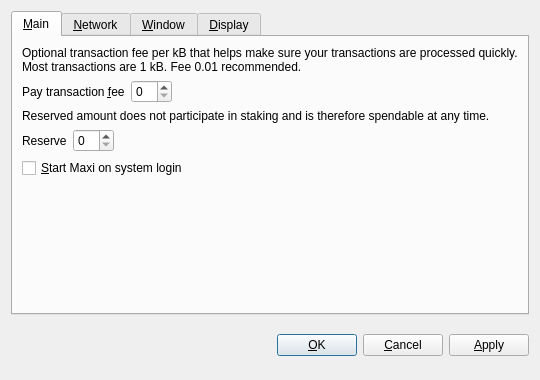
<?xml version="1.0" encoding="UTF-8"?>
<ui version="4.0">
 <class>OptionsDialog</class>
 <widget class="QDialog" name="OptionsDialog">
  <property name="geometry">
   <rect>
    <x>0</x>
    <y>0</y>
    <width>540</width>
    <height>380</height>
   </rect>
  </property>
  <property name="windowTitle">
   <string>Options</string>
  </property>
  <property name="modal">
   <bool>true</bool>
  </property>
  <layout class="QVBoxLayout" name="verticalLayout">
   <item>
    <widget class="QTabWidget" name="tabWidget">
     <property name="tabPosition">
      <enum>QTabWidget::North</enum>
     </property>
     <property name="currentIndex">
      <number>0</number>
     </property>
     <widget class="QWidget" name="tabMain">
      <attribute name="title">
       <string>&amp;Main</string>
      </attribute>
      <layout class="QVBoxLayout" name="verticalLayout_Main">
       <item>
        <widget class="QLabel" name="transactionFeeInfoLabel">
         <property name="text">
          <string>Optional transaction fee per kB that helps make sure your transactions are processed quickly. Most transactions are 1 kB. Fee 0.01 recommended.</string>
         </property>
         <property name="textFormat">
          <enum>Qt::PlainText</enum>
         </property>
         <property name="wordWrap">
          <bool>true</bool>
         </property>
        </widget>
       </item>
       <item>
        <layout class="QHBoxLayout" name="horizontalLayoutFee">
         <item>
          <widget class="QLabel" name="transactionFeeLabel">
           <property name="text">
            <string>Pay transaction &amp;fee</string>
           </property>
           <property name="textFormat">
            <enum>Qt::PlainText</enum>
           </property>
           <property name="buddy">
            <cstring>transactionFee</cstring>
           </property>
          </widget>
         </item>
         <item>
          <widget class="BitcoinAmountField" name="transactionFee"/>
         </item>
         <item>
          <spacer name="horizontalSpacerFee">
           <property name="orientation">
            <enum>Qt::Horizontal</enum>
           </property>
           <property name="sizeHint" stdset="0">
            <size>
             <width>40</width>
             <height>20</height>
            </size>
           </property>
          </spacer>
         </item>
        </layout>
       </item>
       <item>
        <widget class="QLabel" name="reserveBalanceInfoLabel">
         <property name="text">
          <string>Reserved amount does not participate in staking and is therefore spendable at any time.</string>
         </property>
         <property name="textFormat">
          <enum>Qt::PlainText</enum>
         </property>
         <property name="wordWrap">
          <bool>true</bool>
         </property>
        </widget>
       </item>
       <item>
        <layout class="QHBoxLayout" name="horizontalLayoutReserveBalance">
         <item>
          <widget class="QLabel" name="reserveBalanceLabel">
           <property name="text">
            <string>Reserve</string>
           </property>
           <property name="textFormat">
            <enum>Qt::PlainText</enum>
           </property>
           <property name="buddy">
            <cstring>reserveBalance</cstring>
           </property>
          </widget>
         </item>
         <item>
          <widget class="BitcoinAmountField" name="reserveBalance"/>
         </item>
         <item>
          <spacer name="horizontalSpacerReserveBalance">
           <property name="orientation">
            <enum>Qt::Horizontal</enum>
           </property>
           <property name="sizeHint" stdset="0">
            <size>
             <width>40</width>
             <height>20</height>
            </size>
           </property>
          </spacer>
         </item>
        </layout>
       </item>
       <item>
        <widget class="QCheckBox" name="bitcoinAtStartup">
         <property name="toolTip">
          <string>Automatically start Maxi after logging in to the system.</string>
         </property>
         <property name="text">
          <string>&amp;Start Maxi on system login</string>
         </property>
        </widget>
       </item>
       <item>
        <spacer name="verticalSpacer_Main">
         <property name="orientation">
          <enum>Qt::Vertical</enum>
         </property>
         <property name="sizeHint" stdset="0">
          <size>
           <width>20</width>
           <height>40</height>
          </size>
         </property>
        </spacer>
       </item>
      </layout>
     </widget>
     <widget class="QWidget" name="tabNetwork">
      <attribute name="title">
       <string>&amp;Network</string>
      </attribute>
      <layout class="QVBoxLayout" name="verticalLayout_Network">
       <item>
        <widget class="QCheckBox" name="mapPortUpnp">
         <property name="toolTip">
          <string>Automatically open the Maxi client port on the router. This only works when your router supports UPnP and it is enabled.</string>
         </property>
         <property name="text">
          <string>Map port using &amp;UPnP</string>
         </property>
        </widget>
       </item>
       <item>
        <widget class="QCheckBox" name="connectSocks">
         <property name="toolTip">
          <string>Connect to the Maxi network through a SOCKS proxy (e.g. when connecting through Tor).</string>
         </property>
         <property name="text">
          <string>&amp;Connect through SOCKS proxy:</string>
         </property>
        </widget>
       </item>
       <item>
        <layout class="QHBoxLayout" name="horizontalLayout_Network">
         <item>
          <widget class="QLabel" name="proxyIpLabel">
           <property name="text">
            <string>Proxy &amp;IP:</string>
           </property>
           <property name="textFormat">
            <enum>Qt::PlainText</enum>
           </property>
           <property name="buddy">
            <cstring>proxyIp</cstring>
           </property>
          </widget>
         </item>
         <item>
          <widget class="QValidatedLineEdit" name="proxyIp">
           <property name="maximumSize">
            <size>
             <width>140</width>
             <height>16777215</height>
            </size>
           </property>
           <property name="toolTip">
            <string>IP address of the proxy (e.g. 127.0.0.1)</string>
           </property>
          </widget>
         </item>
         <item>
          <widget class="QLabel" name="proxyPortLabel">
           <property name="text">
            <string>&amp;Port:</string>
           </property>
           <property name="textFormat">
            <enum>Qt::PlainText</enum>
           </property>
           <property name="buddy">
            <cstring>proxyPort</cstring>
           </property>
          </widget>
         </item>
         <item>
          <widget class="QLineEdit" name="proxyPort">
           <property name="maximumSize">
            <size>
             <width>55</width>
             <height>16777215</height>
            </size>
           </property>
           <property name="toolTip">
            <string>Port of the proxy (e.g. 9050)</string>
           </property>
          </widget>
         </item>
         <item>
          <widget class="QLabel" name="socksVersionLabel">
           <property name="text">
            <string>SOCKS &amp;Version:</string>
           </property>
           <property name="textFormat">
            <enum>Qt::PlainText</enum>
           </property>
           <property name="buddy">
            <cstring>socksVersion</cstring>
           </property>
          </widget>
         </item>
         <item>
          <widget class="QValueComboBox" name="socksVersion">
           <property name="toolTip">
            <string>SOCKS version of the proxy (e.g. 5)</string>
           </property>
          </widget>
         </item>
         <item>
          <spacer name="horizontalSpacer_Network">
           <property name="orientation">
            <enum>Qt::Horizontal</enum>
           </property>
           <property name="sizeHint" stdset="0">
            <size>
             <width>40</width>
             <height>20</height>
            </size>
           </property>
          </spacer>
         </item>
        </layout>
       </item>
       <item>
        <spacer name="verticalSpacer_Network">
         <property name="orientation">
          <enum>Qt::Vertical</enum>
         </property>
         <property name="sizeHint" stdset="0">
          <size>
           <width>20</width>
           <height>40</height>
          </size>
         </property>
        </spacer>
       </item>
      </layout>
     </widget>
     <widget class="QWidget" name="tabWindow">
      <attribute name="title">
       <string>&amp;Window</string>
      </attribute>
      <layout class="QVBoxLayout" name="verticalLayout_Window">
       <item>
        <widget class="QCheckBox" name="minimizeToTray">
         <property name="toolTip">
          <string>Show only a tray icon after minimizing the window.</string>
         </property>
         <property name="text">
          <string>&amp;Minimize to the tray instead of the taskbar</string>
         </property>
        </widget>
       </item>
       <item>
        <widget class="QCheckBox" name="minimizeOnClose">
         <property name="toolTip">
          <string>Minimize instead of exit the application when the window is closed. When this option is enabled, the application will be closed only after selecting Quit in the menu.</string>
         </property>
         <property name="text">
          <string>M&amp;inimize on close</string>
         </property>
        </widget>
       </item>
       <item>
        <spacer name="verticalSpacer_Window">
         <property name="orientation">
          <enum>Qt::Vertical</enum>
         </property>
         <property name="sizeHint" stdset="0">
          <size>
           <width>20</width>
           <height>40</height>
          </size>
         </property>
        </spacer>
       </item>
      </layout>
     </widget>
     <widget class="QWidget" name="tabDisplay">
      <attribute name="title">
       <string>&amp;Display</string>
      </attribute>
      <layout class="QVBoxLayout" name="verticalLayout_Display">
       <item>
        <layout class="QHBoxLayout" name="horizontalLayout_1_Display">
         <item>
          <widget class="QLabel" name="langLabel">
           <property name="text">
            <string>User Interface &amp;language:</string>
           </property>
           <property name="textFormat">
            <enum>Qt::PlainText</enum>
           </property>
           <property name="buddy">
            <cstring>lang</cstring>
           </property>
          </widget>
         </item>
         <item>
          <widget class="QValueComboBox" name="lang">
           <property name="toolTip">
            <string>The user interface language can be set here. This setting will take effect after restarting Maxi.</string>
           </property>
          </widget>
         </item>
        </layout>
       </item>
       <item>
        <layout class="QHBoxLayout" name="horizontalLayout_2_Display">
         <item>
          <widget class="QLabel" name="unitLabel">
           <property name="text">
            <string>&amp;Unit to show amounts in:</string>
           </property>
           <property name="textFormat">
            <enum>Qt::PlainText</enum>
           </property>
           <property name="buddy">
            <cstring>unit</cstring>
           </property>
          </widget>
         </item>
         <item>
          <widget class="QValueComboBox" name="unit">
           <property name="toolTip">
            <string>Choose the default subdivision unit to show in the interface and when sending coins.</string>
           </property>
          </widget>
         </item>
        </layout>
       </item>
       <item>
        <widget class="QCheckBox" name="displayAddresses">
         <property name="toolTip">
          <string>Whether to show Maxi addresses in the transaction list or not.</string>
         </property>
         <property name="text">
          <string>&amp;Display addresses in transaction list</string>
         </property>
        </widget>
       </item>
       <item>
        <widget class="QCheckBox" name="coinControlFeatures">
         <property name="toolTip">
          <string>Whether to show coin control features or not.</string>
         </property>
         <property name="text">
          <string>Display coin &amp;control features (experts only!)</string>
         </property>
        </widget>
       </item>
       <item>
        <spacer name="verticalSpacer_Display">
         <property name="orientation">
          <enum>Qt::Vertical</enum>
         </property>
         <property name="sizeHint" stdset="0">
          <size>
           <width>20</width>
           <height>40</height>
          </size>
         </property>
        </spacer>
       </item>
      </layout>
     </widget>
    </widget>
   </item>
   <item>
    <layout class="QHBoxLayout" name="horizontalLayout_Buttons">
     <item>
      <spacer name="horizontalSpacer_1">
       <property name="orientation">
        <enum>Qt::Horizontal</enum>
       </property>
       <property name="sizeHint" stdset="0">
        <size>
         <width>40</width>
         <height>48</height>
        </size>
       </property>
      </spacer>
     </item>
     <item>
      <widget class="QLabel" name="statusLabel">
       <property name="font">
        <font>
         <weight>75</weight>
         <bold>true</bold>
        </font>
       </property>
       <property name="text">
        <string/>
       </property>
       <property name="textFormat">
        <enum>Qt::PlainText</enum>
       </property>
       <property name="wordWrap">
        <bool>true</bool>
       </property>
      </widget>
     </item>
     <item>
      <spacer name="horizontalSpacer_2">
       <property name="orientation">
        <enum>Qt::Horizontal</enum>
       </property>
       <property name="sizeHint" stdset="0">
        <size>
         <width>40</width>
         <height>48</height>
        </size>
       </property>
      </spacer>
     </item>
     <item>
      <widget class="QPushButton" name="okButton">
       <property name="text">
        <string>&amp;OK</string>
       </property>
      </widget>
     </item>
     <item>
      <widget class="QPushButton" name="cancelButton">
       <property name="text">
        <string>&amp;Cancel</string>
       </property>
       <property name="autoDefault">
        <bool>false</bool>
       </property>
      </widget>
     </item>
     <item>
      <widget class="QPushButton" name="applyButton">
       <property name="text">
        <string>&amp;Apply</string>
       </property>
       <property name="autoDefault">
        <bool>false</bool>
       </property>
      </widget>
     </item>
    </layout>
   </item>
  </layout>
 </widget>
 <customwidgets>
  <customwidget>
   <class>BitcoinAmountField</class>
   <extends>QSpinBox</extends>
   <header>bitcoinamountfield.h</header>
  </customwidget>
  <customwidget>
   <class>QValueComboBox</class>
   <extends>QComboBox</extends>
   <header>qvaluecombobox.h</header>
  </customwidget>
  <customwidget>
   <class>QValidatedLineEdit</class>
   <extends>QLineEdit</extends>
   <header>qvalidatedlineedit.h</header>
  </customwidget>
 </customwidgets>
 <resources/>
 <connections/>
</ui>
